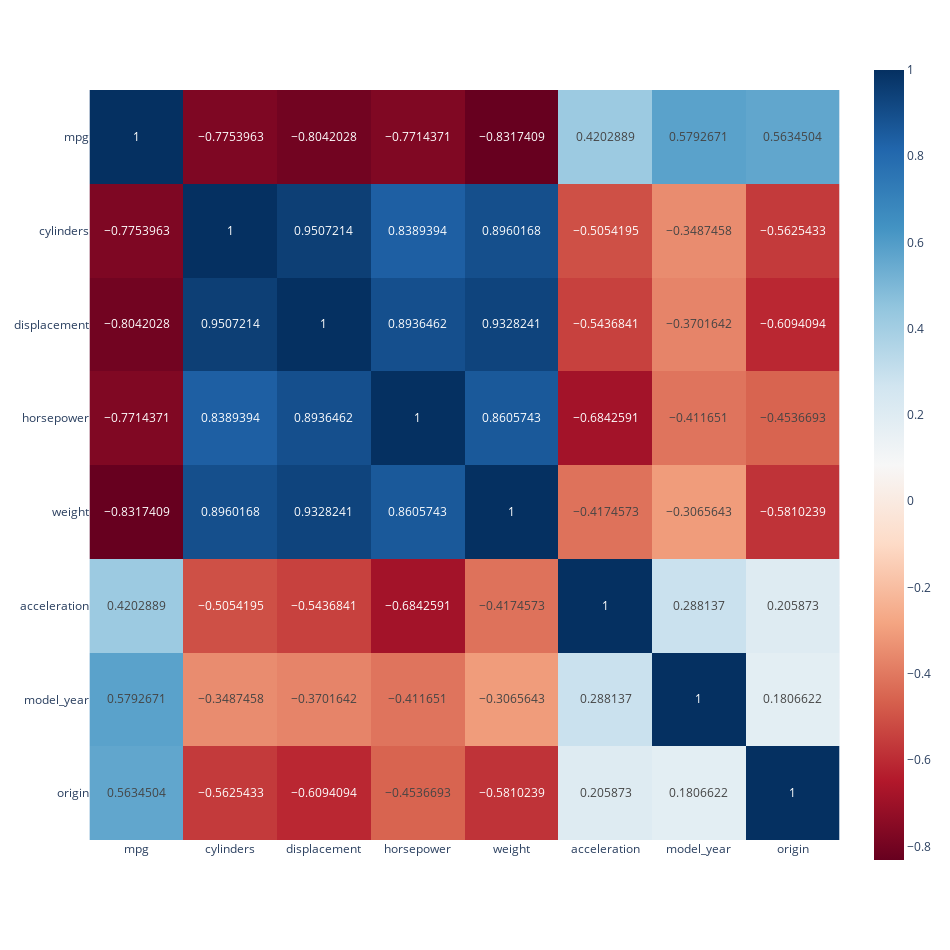

This figure's notebook cell:
### Markdown cell above
## 4.3 Correlation Heatmap

### Code cell
#Plotting Heatmap to Understand Relationship between numerical Variables
px.imshow(auto1.corr(), color_continuous_scale='RdBu', text_auto=True).update_layout(width=950, height=950)

### Figure 1 — Plotly figure (JSON) as saved in the notebook; plotly's stock layout.template omitted (floating-point values rounded to 4 significant figures)
{"data": [{"coloraxis": "coloraxis", "hovertemplate": "x: %{x}<br>y: %{y}<br>color: %{z}<extra></extra>", "name": "0", "texttemplate": "%{z}", "type": "heatmap", "x": ["mpg", "cylinders", "displacement", "horsepower", "weight", "acceleration", "model_year", "origin"], "xaxis": "x", "y": ["mpg", "cylinders", "displacement", "horsepower", "weight", "acceleration", "model_year", "origin"], "yaxis": "y", "z": [[1, -0.7754, -0.8042, -0.7714, -0.8317, 0.4203, 0.5793, 0.5635], [-0.7754, 1, 0.9507, 0.8389, 0.896, -0.5054, -0.3487, -0.5625], [-0.8042, 0.9507, 1, 0.8936, 0.9328, -0.5437, -0.3702, -0.6094], [-0.7714, 0.8389, 0.8936, 1, 0.8606, -0.6843, -0.4117, -0.4537], [-0.8317, 0.896, 0.9328, 0.8606, 1, -0.4175, -0.3066, -0.581], [0.4203, -0.5054, -0.5437, -0.6843, -0.4175, 1, 0.2881, 0.2059], [0.5793, -0.3487, -0.3702, -0.4117, -0.3066, 0.2881, 1, 0.1807], [0.5635, -0.5625, -0.6094, -0.4537, -0.581, 0.2059, 0.1807, 1]]}], "layout": {"coloraxis": {"colorscale": [[0, "rgb(103,0,31)"], [0.1, "rgb(178,24,43)"], [0.2, "rgb(214,96,77)"], [0.3, "rgb(244,165,130)"], [0.4, "rgb(253,219,199)"], [0.5, "rgb(247,247,247)"], [0.6, "rgb(209,229,240)"], [0.7, "rgb(146,197,222)"], [0.8, "rgb(67,147,195)"], [0.9, "rgb(33,102,172)"], [1, "rgb(5,48,97)"]]}, "height": 950, "margin": {"t": 60}, "width": 950, "xaxis": {"anchor": "y", "autorange": true, "constrain": "domain", "domain": [0, 1], "range": [-0.5, 7.5], "scaleanchor": "y", "type": "category"}, "yaxis": {"anchor": "x", "autorange": true, "constrain": "domain", "domain": [0.03704, 0.963], "range": [7.5, -0.5], "type": "category"}}}
